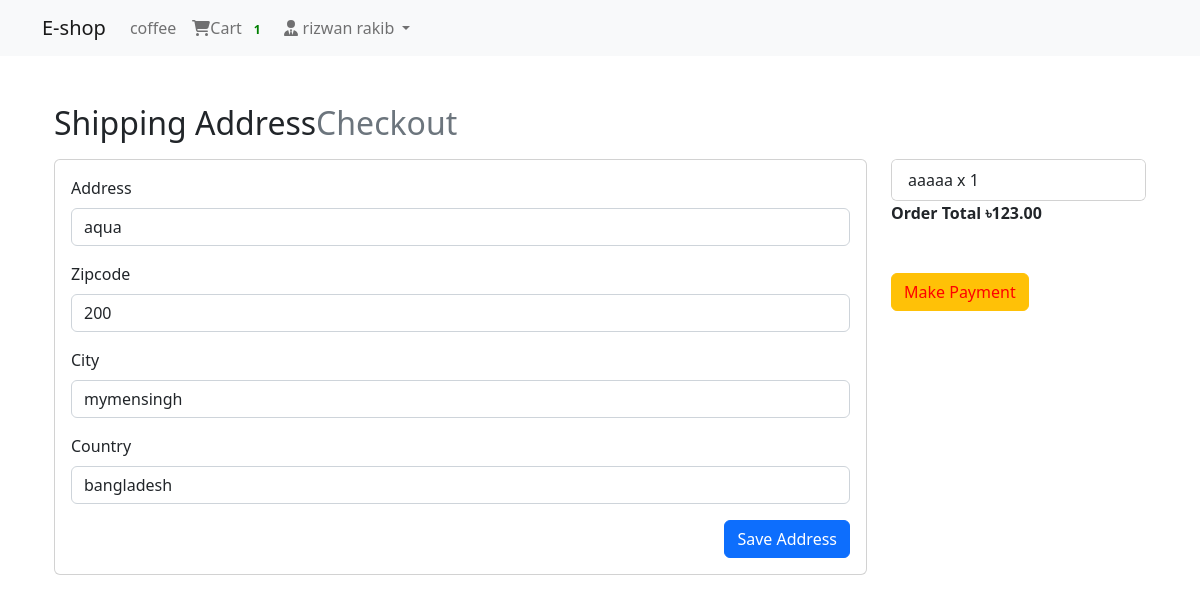
/payment/checkout/ (signed in), run on the app's committed database.
### login_app/models.py (models this page shows, shortened)
class User(AbstractBaseUser, PermissionsMixin):
    email = models.EmailField(unique=True, null=False)
    is_staff = models.BooleanField(
        gettext_lazy('staff status'),  #
        default=False,
        help_text=gettext_lazy('desegnet whether the user can login this site')  # )
    )
    is_active = models.BooleanField(
        gettext_lazy('active'),  #
        default=True,
        help_text=gettext_lazy(
            'desegnation wheather this user should be terated as active.unselect this instead of deleting accounts')
    )
    USERNAME_FIELD = 'email'
    objects = MyUserManager()

class Profile(models.Model):
    user = models.OneToOneField(User, on_delete=models.CASCADE, related_name='profile')
    """hwre we have created one to one model relationship with User & Profile"""
    username = models.CharField(max_length=264, blank=True)
    full_name = models.CharField(max_length=264, blank=True)
    address_1 = models.TextField(max_length=300, blank=True)
    city = models.CharField(max_length=50, blank=True)
    zipcode = models.CharField(max_length=10, blank=True)
    country = models.CharField(max_length=50, blank=True)
    phone = models.CharField(max_length=50, blank=True)
    date_joined = models.DateTimeField(auto_now=True)

### order_app/models.py (models this page shows, shortened)
class Order(models.Model):
    orderitems = models.ManyToManyField(Cart)
    user = models.ForeignKey(settings.AUTH_USER_MODEL, on_delete=models.CASCADE)
    ordered = models.BooleanField(default=False)
    created = models.DateTimeField(auto_now_add=True)
    paymentId = models.CharField(max_length=264, blank=True, null=True)
    orderId = models.CharField(max_length=200, blank=True, null=True)
    def get_totals(self):
        total = 0
        for order_item in self.orderitems.all():
            total += float(order_item.get_total())
            return total

class Cart(models.Model):
    user = models.ForeignKey(settings.AUTH_USER_MODEL, on_delete=models.CASCADE, related_name='cart')
    item = models.ForeignKey(Product, on_delete=models.CASCADE)
    quantity = models.IntegerField(default=1)
    purchased = models.BooleanField(default=False)
    created = models.DateTimeField(auto_now_add=True)
    updated = models.DateTimeField(auto_now=True)
    def get_total(self):
        total = self.item.price * self.quantity
        float_total = format(total, '0.2f')
        return float_total

### payment_app/models.py (models this page shows, shortened)
class BillingAddress(models.Model):
    user = models.ForeignKey(settings.AUTH_USER_MODEL, on_delete=models.CASCADE)
    address = models.CharField(max_length=264, blank=True)
    zipcode = models.CharField(max_length=10, blank=True)
    city = models.CharField(max_length=50, blank=True)
    country = models.CharField(max_length=30, blank=True)
    def is_fully_filled(self):
        field_names = [f.name for f in self._meta.get_fields()]
        for field_name in field_names:
            value = getattr(self, field_name)
            if value is None or value == '':
                return False
        return True

### shop_app/models.py (models this page shows, shortened)
class Product(models.Model):
    mainimage = models.ImageField(upload_to='products/')
    name = models.CharField(max_length=264)
    category = models.ForeignKey(Category, on_delete=models.CASCADE, related_name='Category')
    preview_text = models.TextField(max_length=200, verbose_name='Preview Text')
    detail_text = models.TextField(max_length=1000, verbose_name='Description')
    price = models.FloatField()
    old_price = models.FloatField(default=0.00)
    created = models.DateTimeField(auto_now_add=True)
    class Meta:
        ordering = ['-created', ]

### payment_app/views.py (the view)
# urls.py: path('checkout/', views.chekout, name="checkout"),
@login_required
def chekout(request):
    saved_address = BillingAddress.objects.get_or_create(user=request.user)
    saved_address = saved_address[0]
    form = BillingForm(instance=saved_address)
    if request.method == "POST":
        form = BillingForm(request.POST, instance=saved_address)
        if form.is_valid():
            form.save()
            form = BillingForm(instance=saved_address)
            messages.success(request, f"Shipping Address Saved")
    order_qs = Order.objects.filter(user=request.user, ordered=False)
    order_items = order_qs[0].orderitems.all()
    order_total = order_qs[0].get_totals()        # get_totals()
    return render(request, 'payment_app/checkout.html',
                  context={"form": form, "order_items": order_items, "order_total": order_total,
                           "saved_address": saved_address})

### payment_app/forms.py
class BillingForm(forms.ModelForm):
    class Meta:
        model = BillingAddress
        fields = ['address', 'zipcode', 'city', 'country']

### order_app/templatetags/cart_tag.py (called while the page is built)
@register.filter
def cart_total(user):
    order = Order.objects.filter(user=user, ordered=False)
    if order.exists():
        return order[0].orderitems.count()
    else:
        return 0

### templates/payment_app/checkout.html (shortened to what this page needs)
{% extends 'base.html' %}
{% load crispy_forms_tags %}
{% block body_block %}
    <div class="container mt-5">
        <h2 class="mb-3">Shipping Address<span class="text-muted">Checkout</span></h2>
        <div class="row">
            <div class="col-md-9">
                <div class="card mb-5" style="height: auto">
                    <div class="card-body">
                        <form method="POST">
                            {{ form|crispy }}
                            <button type="submit" style="float: right" class="btn btn-primary ">Save Address</button>
                        </form>
                    </div>
                </div>
            </div>
            <div class="col-md-3">
                <div class="card" STYLE="height: auto">
                    <ul class="list-group list-group-flush">
                        {% for order_item in order_items %}
                            <li class="list-group-item">{{ order_item.item.name }} x {{ order_item.quantity }}</li>
                        {% endfor %}
                    </ul>
                </div>
                <div class="card-footer">
                    <span class="float-left"><b>Order Total</b></span>
                    <span class="float-right"><b>&#2547;{{ order_total|floatformat:2 }}</b></span>
                </div>
                <br>
                <br>
                {% if saved_address.is_fully_filled %}
                    <a href="{% url 'Payment_App:payment' %}" class="btn btn-warning btn-md" style="color: red">Make Payment</a>
                {% else %}
                    <div class="alert alert-info">
                        <p>please fill up all the information to make the payment</p>
                    </div>
                {% endif %}
            </div>
        </div>
    </div>
{% endblock %}

### templates/navbar.html (shortened to what this page needs)
{% load cart_tag %}
<nav class="navbar navbar-expand-lg navbar-light bg-light">
    <div class="container">
        <a class="navbar-brand" href="{% url 'Shop_App:home' %}">E-shop</a>
        <div
                class="collapse navbar-collapse  "
                id="navbarSupportedContent"
        >
            <ul class="navbar-nav ml-auto">
                {% if request.user.is_authenticated %}
                    <li class="nav-item"><a class="nav-link" href="#">coffee</a></li>
                    <li class="nav-item">
                        <a class="nav-link" href="{% url 'Order_App:cart' %}">
                            <i class="fa fa-shopping-cart"></i>Cart
                            <span class="badge badge-light" style="color: green">{{ request.user | cart_total }}</span>
                        </a>
                    </li>
                    <li class="nav-item dropdown">
                        <a class="nav-link dropdown-toggle" href="#" id="navbarDropdown" role="button"
                           data-toggle="dropdown" aria-haspopup="true" aria-expanded="false">
                            <i class="fas fa-user-tie"></i>
                            {{ request.user.profile.username }}
                        </a>
                    </li>
                {% else %}
                    <li class="nav-item">
                        <a href="{% url 'Login_App:login' %}" class="btn btn-primary">Login</a>
                    </li>
                {% endif %}
            </ul>
        </div>
    </div>
</nav>

### templates/base.html (style rules this page uses)
.card { height: 350px; }

### data on the page
User: user|cart_total "1", user.profile.username "rizwan rakib"
BillingAddress: address "aqua", zipcode "200", city "mymensingh", country "bangladesh"
Cart: item.name "aaaaa", quantity "1"

### other printed values
{{ order_total|floatformat:2 }} "123.00"
